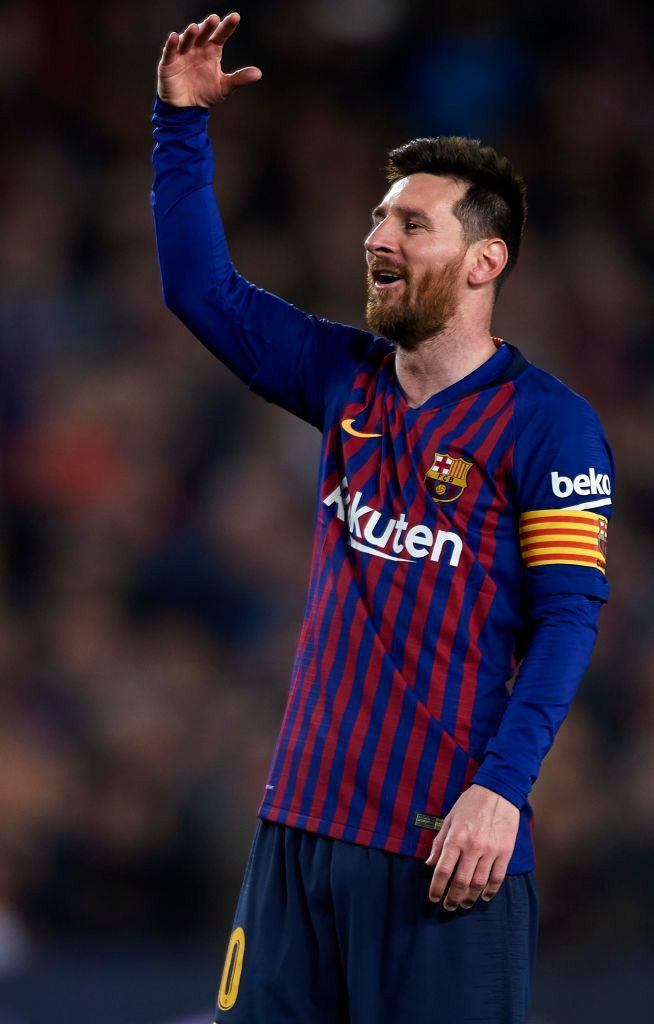
#> input picture Concepts_with_doc/dataset/messi.jpg, 654 x 1024 px, found by its file name
$ python 02_intro.py
#> lines starting #> are read from the running program, lines starting #| are printed output that depends on the picture
# Convert color image to grayscale and save.

import cv2 as cv

image = cv.imread('D:/Computer_Vision_learning/Concepts_with_doc/dataset/messi.jpg')
#> image is the input picture: shape (1024, 654, 3); mean B, G, R 47, 32.9, 44.4
cv.imshow('Color image', image)                                     # display color image

greyImage = cv.cvtColor(image, cv.COLOR_BGR2GRAY)
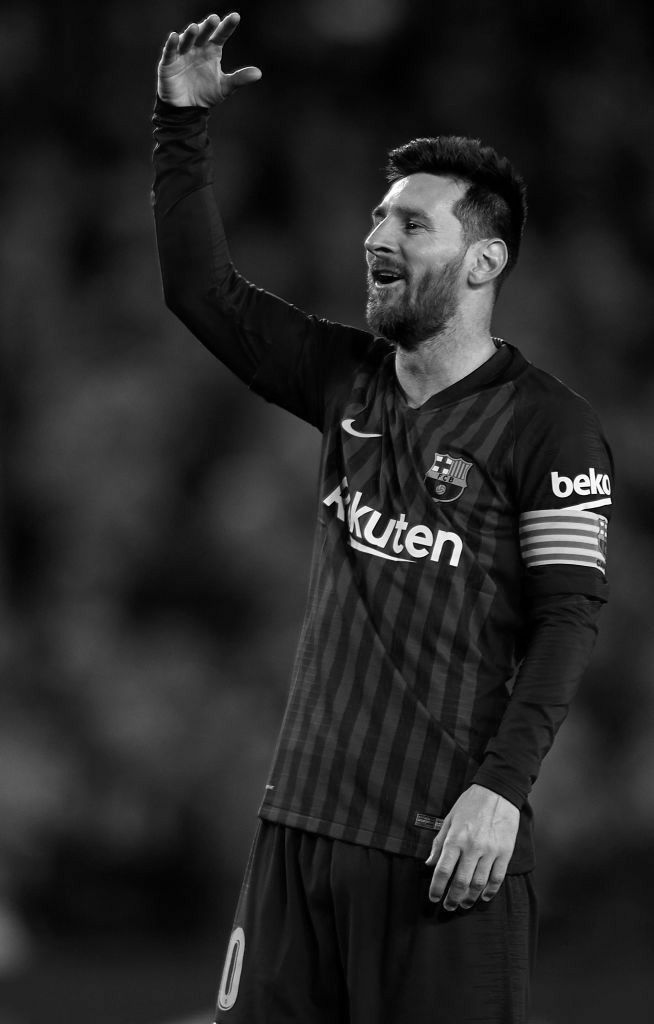
#> greyImage: shape (1024, 654); min 0, max 255, mean 38
cv.imshow('Grey color image', greyImage)                            # display grey image

cv.imwrite('grey_image.png', greyImage)                # Save grey image

cv.waitKey()
cv.destroyAllWindows()
